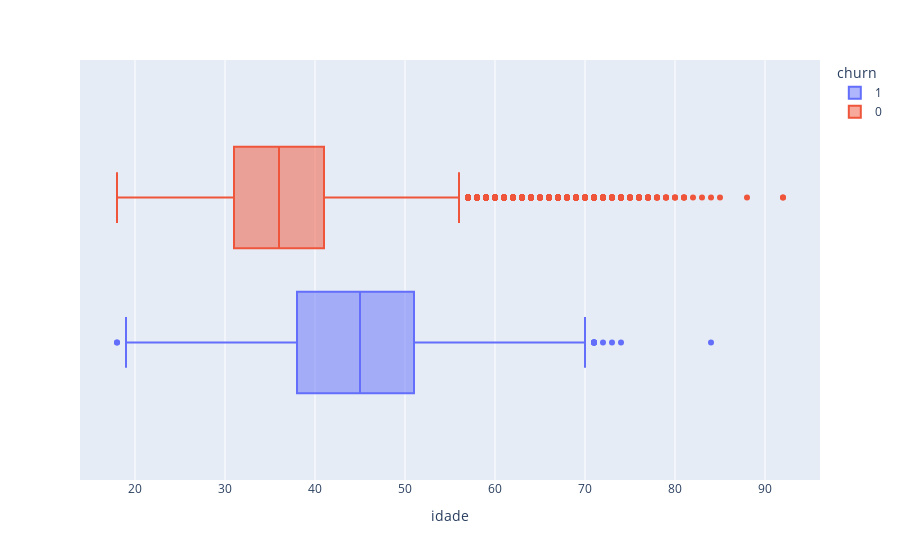

Source (notebook cell):
### Code cell
px.box(data, x="idade", color="churn")

### Figure 1 — Plotly figure (JSON) as saved in the notebook; plotly's stock layout.template omitted (floating-point values rounded to 4 significant figures; data arrays with more than 128 entries replaced by an {"elided": "..."} marker saying what was removed)
{"data": [{"alignmentgroup": "True", "hovertemplate": "churn=1<br>idade=%{x}<extra></extra>", "legendgroup": "1", "marker": {"color": "#636efa"}, "name": "1", "notched": false, "offsetgroup": "1", "orientation": "h", "showlegend": true, "type": "box", "x": {"elided": "2037 int values"}, "x0": " ", "xaxis": "x", "y0": " ", "yaxis": "y"}, {"alignmentgroup": "True", "hovertemplate": "churn=0<br>idade=%{x}<extra></extra>", "legendgroup": "0", "marker": {"color": "#EF553B"}, "name": "0", "notched": false, "offsetgroup": "0", "orientation": "h", "showlegend": true, "type": "box", "x": {"elided": "7963 int values"}, "x0": " ", "xaxis": "x", "y0": " ", "yaxis": "y"}], "layout": {"boxmode": "group", "legend": {"title": {"text": "churn"}, "tracegroupgap": 0}, "margin": {"t": 60}, "xaxis": {"anchor": "y", "domain": [0, 1], "title": {"text": "idade"}}, "yaxis": {"anchor": "x", "domain": [0, 1]}}}
